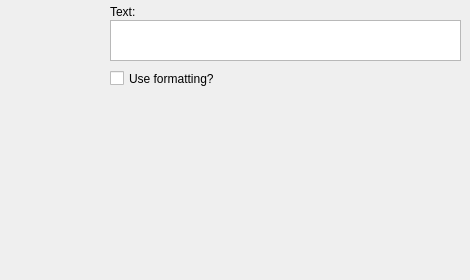
        <widget class="QWidget" name="tab">
         <attribute name="title">
          <string>Font &amp;&amp; Text</string>
         </attribute>
         <widget class="gui::fontsizewidget::FontSizeWidget" name="fswLabelFontSize" native="true">
          <property name="geometry">
           <rect>
            <x>10</x>
            <y>10</y>
            <width>101</width>
            <height>81</height>
           </rect>
          </property>
         </widget>
         <widget class="QLabel" name="lblLabelText">
          <property name="geometry">
           <rect>
            <x>110</x>
            <y>5</y>
            <width>46</width>
            <height>13</height>
           </rect>
          </property>
          <property name="text">
           <string>Text:</string>
          </property>
         </widget>
         <widget class="QPlainTextEdit" name="txtLabelText">
          <property name="geometry">
           <rect>
            <x>110</x>
            <y>20</y>
            <width>351</width>
            <height>41</height>
           </rect>
          </property>
         </widget>
         <widget class="gui::resourcetreewidget::ResourceTreeWidget" name="rtwLabelFont" native="true">
          <property name="geometry">
           <rect>
            <x>10</x>
            <y>100</y>
            <width>451</width>
            <height>171</height>
           </rect>
          </property>
         </widget>
         <widget class="QCheckBox" name="cbLabelHasFormatting">
          <property name="geometry">
           <rect>
            <x>110</x>
            <y>70</y>
            <width>111</width>
            <height>17</height>
           </rect>
          </property>
          <property name="text">
           <string>Use formatting?</string>
          </property>
         </widget>
        </widget>
